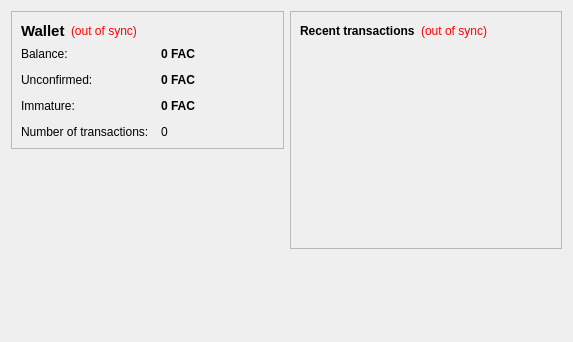
<?xml version="1.0" encoding="UTF-8"?>
<ui version="4.0">
 <class>OverviewPage</class>
 <widget class="QWidget" name="OverviewPage">
  <property name="geometry">
   <rect>
    <x>0</x>
    <y>0</y>
    <width>573</width>
    <height>342</height>
   </rect>
  </property>
  <property name="windowTitle">
   <string>Form</string>
  </property>
  <layout class="QHBoxLayout" name="horizontalLayout" stretch="1,1">
   <item>
    <layout class="QVBoxLayout" name="verticalLayout_2">
     <item>
      <widget class="QFrame" name="frame">
       <property name="frameShape">
        <enum>QFrame::StyledPanel</enum>
       </property>
       <property name="frameShadow">
        <enum>QFrame::Raised</enum>
       </property>
       <layout class="QVBoxLayout" name="verticalLayout_4">
        <item>
         <layout class="QHBoxLayout" name="horizontalLayout_4">
          <item>
           <widget class="QLabel" name="label_5">
            <property name="font">
             <font>
              <pointsize>11</pointsize>
              <weight>75</weight>
              <bold>true</bold>
             </font>
            </property>
            <property name="text">
             <string>Wallet</string>
            </property>
           </widget>
          </item>
          <item>
           <widget class="QLabel" name="labelWalletStatus">
            <property name="toolTip">
             <string>The displayed information may be out of date. Your wallet automatically synchronizes with the FairCoin network after a connection is established, but this process has not completed yet.</string>
            </property>
            <property name="styleSheet">
             <string notr="true">QLabel { color: red; }</string>
            </property>
            <property name="text">
             <string notr="true">(out of sync)</string>
            </property>
            <property name="alignment">
             <set>Qt::AlignLeading|Qt::AlignLeft|Qt::AlignVCenter</set>
            </property>
           </widget>
          </item>
          <item>
           <spacer name="horizontalSpacer_2">
            <property name="orientation">
             <enum>Qt::Horizontal</enum>
            </property>
            <property name="sizeHint" stdset="0">
             <size>
              <width>40</width>
              <height>20</height>
             </size>
            </property>
           </spacer>
          </item>
         </layout>
        </item>
        <item>
         <layout class="QFormLayout" name="formLayout_2">
          <property name="fieldGrowthPolicy">
           <enum>QFormLayout::AllNonFixedFieldsGrow</enum>
          </property>
          <property name="horizontalSpacing">
           <number>12</number>
          </property>
          <property name="verticalSpacing">
           <number>12</number>
          </property>
          <item row="0" column="0">
           <widget class="QLabel" name="label">
            <property name="text">
             <string>Balance:</string>
            </property>
           </widget>
          </item>
          <item row="0" column="1">
           <widget class="QLabel" name="labelBalance">
            <property name="font">
             <font>
              <weight>75</weight>
              <bold>true</bold>
             </font>
            </property>
            <property name="cursor">
             <cursorShape>IBeamCursor</cursorShape>
            </property>
            <property name="toolTip">
             <string>Your current balance</string>
            </property>
            <property name="text">
             <string notr="true">0 FAC</string>
            </property>
            <property name="textInteractionFlags">
             <set>Qt::LinksAccessibleByMouse|Qt::TextSelectableByKeyboard|Qt::TextSelectableByMouse</set>
            </property>
           </widget>
          </item>
          <item row="1" column="0">
           <widget class="QLabel" name="label_3">
            <property name="text">
             <string>Unconfirmed:</string>
            </property>
           </widget>
          </item>
          <item row="1" column="1">
           <widget class="QLabel" name="labelUnconfirmed">
            <property name="font">
             <font>
              <weight>75</weight>
              <bold>true</bold>
             </font>
            </property>
            <property name="cursor">
             <cursorShape>IBeamCursor</cursorShape>
            </property>
            <property name="toolTip">
             <string>Total of transactions that have yet to be confirmed, and do not yet count toward the current balance</string>
            </property>
            <property name="text">
             <string notr="true">0 FAC</string>
            </property>
            <property name="textInteractionFlags">
             <set>Qt::LinksAccessibleByMouse|Qt::TextSelectableByKeyboard|Qt::TextSelectableByMouse</set>
            </property>
           </widget>
          </item>
          <item row="3" column="0">
           <widget class="QLabel" name="label_2">
            <property name="text">
             <string>Number of transactions:</string>
            </property>
           </widget>
          </item>
          <item row="3" column="1">
           <widget class="QLabel" name="labelNumTransactions">
            <property name="toolTip">
             <string>Total number of transactions in wallet</string>
            </property>
            <property name="text">
             <string notr="true">0</string>
            </property>
           </widget>
          </item>
          <item row="2" column="0">
           <widget class="QLabel" name="labelImmatureText">
            <property name="text">
             <string>Immature:</string>
            </property>
           </widget>
          </item>
          <item row="2" column="1">
           <widget class="QLabel" name="labelImmature">
            <property name="font">
             <font>
              <weight>75</weight>
              <bold>true</bold>
             </font>
            </property>
            <property name="toolTip">
             <string>Mined balance that has not yet matured</string>
            </property>
            <property name="text">
             <string notr="true">0 FAC</string>
            </property>
            <property name="textInteractionFlags">
             <set>Qt::LinksAccessibleByMouse|Qt::TextSelectableByKeyboard|Qt::TextSelectableByMouse</set>
            </property>
           </widget>
          </item>
         </layout>
        </item>
       </layout>
      </widget>
     </item>
     <item>
      <spacer name="verticalSpacer">
       <property name="orientation">
        <enum>Qt::Vertical</enum>
       </property>
       <property name="sizeHint" stdset="0">
        <size>
         <width>20</width>
         <height>40</height>
        </size>
       </property>
      </spacer>
     </item>
    </layout>
   </item>
   <item>
    <layout class="QVBoxLayout" name="verticalLayout_3">
     <item>
      <widget class="QFrame" name="frame_2">
       <property name="frameShape">
        <enum>QFrame::StyledPanel</enum>
       </property>
       <property name="frameShadow">
        <enum>QFrame::Raised</enum>
       </property>
       <layout class="QVBoxLayout" name="verticalLayout">
        <item>
         <layout class="QHBoxLayout" name="horizontalLayout_2">
          <item>
           <widget class="QLabel" name="label_4">
            <property name="text">
             <string>&lt;b&gt;Recent transactions&lt;/b&gt;</string>
            </property>
           </widget>
          </item>
          <item>
           <widget class="QLabel" name="labelTransactionsStatus">
            <property name="toolTip">
             <string>The displayed information may be out of date. Your wallet automatically synchronizes with the FairCoin network after a connection is established, but this process has not completed yet.</string>
            </property>
            <property name="styleSheet">
             <string notr="true">QLabel { color: red; }</string>
            </property>
            <property name="text">
             <string notr="true">(out of sync)</string>
            </property>
            <property name="alignment">
             <set>Qt::AlignRight|Qt::AlignTrailing|Qt::AlignVCenter</set>
            </property>
           </widget>
          </item>
          <item>
           <spacer name="horizontalSpacer">
            <property name="orientation">
             <enum>Qt::Horizontal</enum>
            </property>
            <property name="sizeHint" stdset="0">
             <size>
              <width>40</width>
              <height>20</height>
             </size>
            </property>
           </spacer>
          </item>
         </layout>
        </item>
        <item>
         <widget class="QListView" name="listTransactions">
          <property name="styleSheet">
           <string notr="true">QListView { background: transparent; }</string>
          </property>
          <property name="frameShape">
           <enum>QFrame::NoFrame</enum>
          </property>
          <property name="verticalScrollBarPolicy">
           <enum>Qt::ScrollBarAlwaysOff</enum>
          </property>
          <property name="horizontalScrollBarPolicy">
           <enum>Qt::ScrollBarAlwaysOff</enum>
          </property>
          <property name="selectionMode">
           <enum>QAbstractItemView::NoSelection</enum>
          </property>
         </widget>
        </item>
       </layout>
      </widget>
     </item>
     <item>
      <spacer name="verticalSpacer_2">
       <property name="orientation">
        <enum>Qt::Vertical</enum>
       </property>
       <property name="sizeHint" stdset="0">
        <size>
         <width>20</width>
         <height>40</height>
        </size>
       </property>
      </spacer>
     </item>
    </layout>
   </item>
  </layout>
 </widget>
 <resources/>
 <connections/>
</ui>
